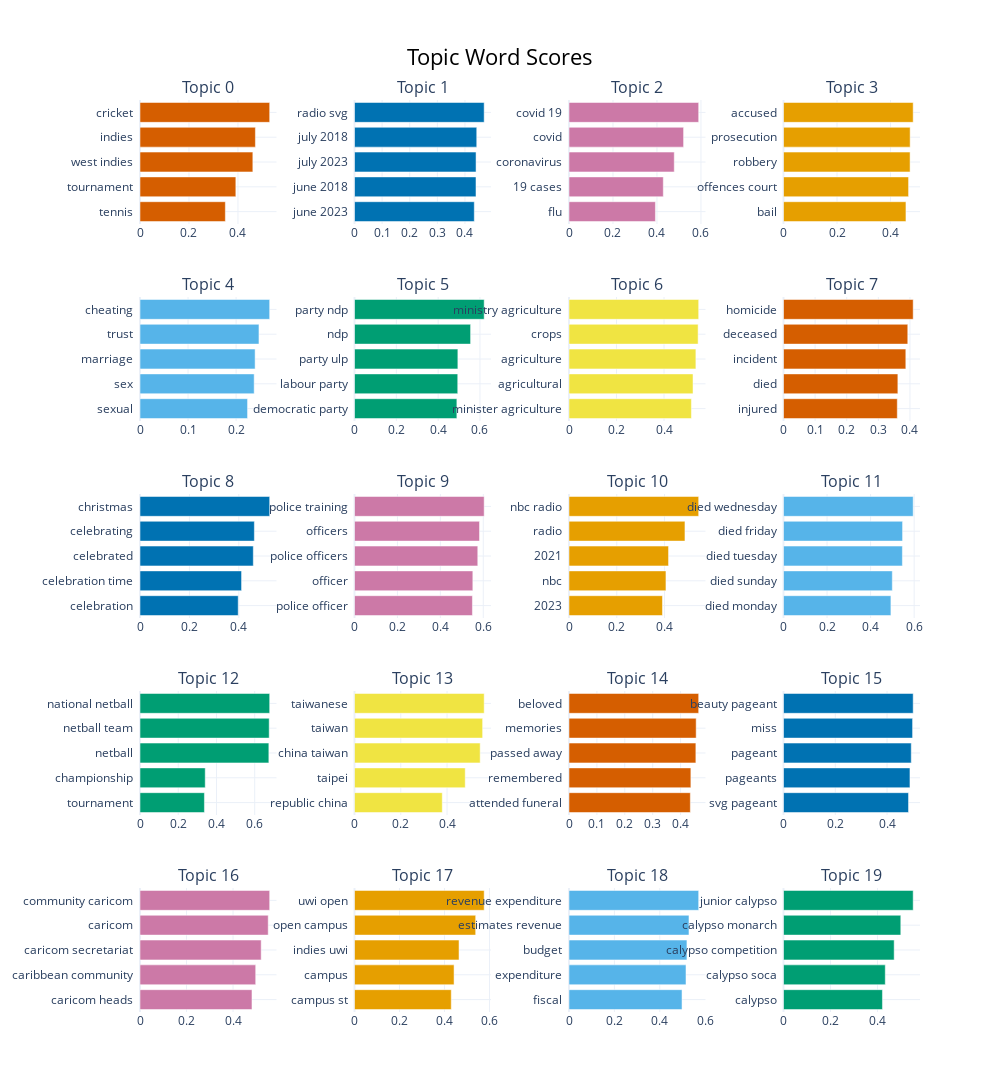

The notebook cell saved with this chart:
### Markdown cell above
### Topic model visual evaluation

### Code cell
topic_model.visualize_barchart(top_n_topics=20)

### Figure 1 — Plotly figure (JSON) as saved in the notebook; plotly's stock layout.template omitted (floating-point values rounded to 4 significant figures)
{"data": [{"marker": {"color": "#D55E00"}, "orientation": "h", "type": "bar", "x": [0.3485, 0.3913, 0.4607, 0.4712, 0.5294], "xaxis": "x", "y": ["tennis  ", "tournament  ", "west indies  ", "indies  ", "cricket  "], "yaxis": "y"}, {"marker": {"color": "#0072B2"}, "orientation": "h", "type": "bar", "x": [0.4337, 0.4399, 0.4401, 0.4426, 0.4695], "xaxis": "x2", "y": ["june 2023  ", "june 2018  ", "july 2023  ", "july 2018  ", "radio svg  "], "yaxis": "y2"}, {"marker": {"color": "#CC79A7"}, "orientation": "h", "type": "bar", "x": [0.3929, 0.4287, 0.4786, 0.5209, 0.5896], "xaxis": "x3", "y": ["flu  ", "19 cases  ", "coronavirus  ", "covid  ", "covid 19  "], "yaxis": "y3"}, {"marker": {"color": "#E69F00"}, "orientation": "h", "type": "bar", "x": [0.4577, 0.4675, 0.4731, 0.4734, 0.4847], "xaxis": "x4", "y": ["bail  ", "offences court  ", "robbery  ", "prosecution  ", "accused  "], "yaxis": "y4"}, {"marker": {"color": "#56B4E9"}, "orientation": "h", "type": "bar", "x": [0.2238, 0.2376, 0.2396, 0.2476, 0.2699], "xaxis": "x5", "y": ["sexual  ", "sex  ", "marriage  ", "trust  ", "cheating  "], "yaxis": "y5"}, {"marker": {"color": "#009E73"}, "orientation": "h", "type": "bar", "x": [0.4895, 0.4937, 0.4943, 0.5551, 0.6201], "xaxis": "x6", "y": ["democratic party  ", "labour party  ", "party ulp  ", "ndp  ", "party ndp  "], "yaxis": "y6"}, {"marker": {"color": "#F0E442"}, "orientation": "h", "type": "bar", "x": [0.5154, 0.5222, 0.5343, 0.5437, 0.546], "xaxis": "x7", "y": ["minister agriculture  ", "agricultural  ", "agriculture  ", "crops  ", "ministry agriculture  "], "yaxis": "y7"}, {"marker": {"color": "#D55E00"}, "orientation": "h", "type": "bar", "x": [0.3599, 0.3617, 0.3869, 0.3931, 0.4101], "xaxis": "x8", "y": ["injured  ", "died  ", "incident  ", "deceased  ", "homicide  "], "yaxis": "y8"}, {"marker": {"color": "#0072B2"}, "orientation": "h", "type": "bar", "x": [0.3975, 0.411, 0.4585, 0.4628, 0.5248], "xaxis": "x9", "y": ["celebration  ", "celebration time  ", "celebrated  ", "celebrating  ", "christmas  "], "yaxis": "y9"}, {"marker": {"color": "#CC79A7"}, "orientation": "h", "type": "bar", "x": [0.5495, 0.5514, 0.5744, 0.5825, 0.6043], "xaxis": "x10", "y": ["police officer  ", "officer  ", "police officers  ", "officers  ", "police training  "], "yaxis": "y10"}, {"marker": {"color": "#E69F00"}, "orientation": "h", "type": "bar", "x": [0.3914, 0.4059, 0.4168, 0.4855, 0.543], "xaxis": "x11", "y": ["2023  ", "nbc  ", "2021  ", "radio  ", "nbc radio  "], "yaxis": "y11"}, {"marker": {"color": "#56B4E9"}, "orientation": "h", "type": "bar", "x": [0.4933, 0.4998, 0.546, 0.5469, 0.5956], "xaxis": "x12", "y": ["died monday  ", "died sunday  ", "died tuesday  ", "died friday  ", "died wednesday  "], "yaxis": "y12"}, {"marker": {"color": "#009E73"}, "orientation": "h", "type": "bar", "x": [0.337, 0.3413, 0.6741, 0.6759, 0.6784], "xaxis": "x13", "y": ["tournament  ", "championship  ", "netball  ", "netball team  ", "national netball  "], "yaxis": "y13"}, {"marker": {"color": "#F0E442"}, "orientation": "h", "type": "bar", "x": [0.3793, 0.4785, 0.5431, 0.5537, 0.5604], "xaxis": "x14", "y": ["republic china  ", "taipei  ", "china taiwan  ", "taiwan  ", "taiwanese  "], "yaxis": "y14"}, {"marker": {"color": "#D55E00"}, "orientation": "h", "type": "bar", "x": [0.4349, 0.4369, 0.4547, 0.4559, 0.4648], "xaxis": "x15", "y": ["attended funeral  ", "remembered  ", "passed away  ", "memories  ", "beloved  "], "yaxis": "y15"}, {"marker": {"color": "#0072B2"}, "orientation": "h", "type": "bar", "x": [0.4829, 0.4884, 0.4935, 0.4986, 0.5009], "xaxis": "x16", "y": ["svg pageant  ", "pageants  ", "pageant  ", "miss  ", "beauty pageant  "], "yaxis": "y16"}, {"marker": {"color": "#CC79A7"}, "orientation": "h", "type": "bar", "x": [0.4813, 0.4974, 0.5209, 0.5511, 0.5574], "xaxis": "x17", "y": ["caricom heads  ", "caribbean community  ", "caricom secretariat  ", "caricom  ", "community caricom  "], "yaxis": "y17"}, {"marker": {"color": "#E69F00"}, "orientation": "h", "type": "bar", "x": [0.43, 0.4425, 0.4646, 0.5386, 0.5763], "xaxis": "x18", "y": ["campus st  ", "campus  ", "indies uwi  ", "open campus  ", "uwi open  "], "yaxis": "y18"}, {"marker": {"color": "#56B4E9"}, "orientation": "h", "type": "bar", "x": [0.498, 0.5154, 0.5195, 0.5285, 0.5713], "xaxis": "x19", "y": ["fiscal  ", "expenditure  ", "budget  ", "estimates revenue  ", "revenue expenditure  "], "yaxis": "y19"}, {"marker": {"color": "#009E73"}, "orientation": "h", "type": "bar", "x": [0.4213, 0.4333, 0.4712, 0.4993, 0.5521], "xaxis": "x20", "y": ["calypso  ", "calypso soca  ", "calypso competition  ", "calypso monarch  ", "junior calypso  "], "yaxis": "y20"}], "layout": {"annotations": [{"font": {"size": 16}, "showarrow": false, "text": "Topic 0", "x": 0.0875, "xanchor": "center", "xref": "paper", "y": 1.0, "yanchor": "bottom", "yref": "paper"}, {"font": {"size": 16}, "showarrow": false, "text": "Topic 1", "x": 0.3625, "xanchor": "center", "xref": "paper", "y": 1.0, "yanchor": "bottom", "yref": "paper"}, {"font": {"size": 16}, "showarrow": false, "text": "Topic 2", "x": 0.6375, "xanchor": "center", "xref": "paper", "y": 1.0, "yanchor": "bottom", "yref": "paper"}, {"font": {"size": 16}, "showarrow": false, "text": "Topic 3", "x": 0.9125, "xanchor": "center", "xref": "paper", "y": 1.0, "yanchor": "bottom", "yref": "paper"}, {"font": {"size": 16}, "showarrow": false, "text": "Topic 4", "x": 0.0875, "xanchor": "center", "xref": "paper", "y": 0.784, "yanchor": "bottom", "yref": "paper"}, {"font": {"size": 16}, "showarrow": false, "text": "Topic 5", "x": 0.3625, "xanchor": "center", "xref": "paper", "y": 0.784, "yanchor": "bottom", "yref": "paper"}, {"font": {"size": 16}, "showarrow": false, "text": "Topic 6", "x": 0.6375, "xanchor": "center", "xref": "paper", "y": 0.784, "yanchor": "bottom", "yref": "paper"}, {"font": {"size": 16}, "showarrow": false, "text": "Topic 7", "x": 0.9125, "xanchor": "center", "xref": "paper", "y": 0.784, "yanchor": "bottom", "yref": "paper"}, {"font": {"size": 16}, "showarrow": false, "text": "Topic 8", "x": 0.0875, "xanchor": "center", "xref": "paper", "y": 0.568, "yanchor": "bottom", "yref": "paper"}, {"font": {"size": 16}, "showarrow": false, "text": "Topic 9", "x": 0.3625, "xanchor": "center", "xref": "paper", "y": 0.568, "yanchor": "bottom", "yref": "paper"}, {"font": {"size": 16}, "showarrow": false, "text": "Topic 10", "x": 0.6375, "xanchor": "center", "xref": "paper", "y": 0.568, "yanchor": "bottom", "yref": "paper"}, {"font": {"size": 16}, "showarrow": false, "text": "Topic 11", "x": 0.9125, "xanchor": "center", "xref": "paper", "y": 0.568, "yanchor": "bottom", "yref": "paper"}, {"font": {"size": 16}, "showarrow": false, "text": "Topic 12", "x": 0.0875, "xanchor": "center", "xref": "paper", "y": 0.352, "yanchor": "bottom", "yref": "paper"}, {"font": {"size": 16}, "showarrow": false, "text": "Topic 13", "x": 0.3625, "xanchor": "center", "xref": "paper", "y": 0.352, "yanchor": "bottom", "yref": "paper"}, {"font": {"size": 16}, "showarrow": false, "text": "Topic 14", "x": 0.6375, "xanchor": "center", "xref": "paper", "y": 0.352, "yanchor": "bottom", "yref": "paper"}, {"font": {"size": 16}, "showarrow": false, "text": "Topic 15", "x": 0.9125, "xanchor": "center", "xref": "paper", "y": 0.352, "yanchor": "bottom", "yref": "paper"}, {"font": {"size": 16}, "showarrow": false, "text": "Topic 16", "x": 0.0875, "xanchor": "center", "xref": "paper", "y": 0.136, "yanchor": "bottom", "yref": "paper"}, {"font": {"size": 16}, "showarrow": false, "text": "Topic 17", "x": 0.3625, "xanchor": "center", "xref": "paper", "y": 0.136, "yanchor": "bottom", "yref": "paper"}, {"font": {"size": 16}, "showarrow": false, "text": "Topic 18", "x": 0.6375, "xanchor": "center", "xref": "paper", "y": 0.136, "yanchor": "bottom", "yref": "paper"}, {"font": {"size": 16}, "showarrow": false, "text": "Topic 19", "x": 0.9125, "xanchor": "center", "xref": "paper", "y": 0.136, "yanchor": "bottom", "yref": "paper"}], "height": 1250, "hoverlabel": {"bgcolor": "white", "font": {"family": "Rockwell", "size": 16}}, "showlegend": false, "title": {"font": {"color": "Black", "size": 22}, "text": "Topic Word Scores", "x": 0.5, "xanchor": "center", "yanchor": "top"}, "width": 1000, "xaxis": {"anchor": "y", "domain": [0, 0.175], "showgrid": true}, "xaxis10": {"anchor": "y10", "domain": [0.275, 0.45], "showgrid": true}, "xaxis11": {"anchor": "y11", "domain": [0.55, 0.725], "showgrid": true}, "xaxis12": {"anchor": "y12", "domain": [0.825, 1], "showgrid": true}, "xaxis13": {"anchor": "y13", "domain": [0, 0.175], "showgrid": true}, "xaxis14": {"anchor": "y14", "domain": [0.275, 0.45], "showgrid": true}, "xaxis15": {"anchor": "y15", "domain": [0.55, 0.725], "showgrid": true}, "xaxis16": {"anchor": "y16", "domain": [0.825, 1], "showgrid": true}, "xaxis17": {"anchor": "y17", "domain": [0, 0.175], "showgrid": true}, "xaxis18": {"anchor": "y18", "domain": [0.275, 0.45], "showgrid": true}, "xaxis19": {"anchor": "y19", "domain": [0.55, 0.725], "showgrid": true}, "xaxis2": {"anchor": "y2", "domain": [0.275, 0.45], "showgrid": true}, "xaxis20": {"anchor": "y20", "domain": [0.825, 1], "showgrid": true}, "xaxis3": {"anchor": "y3", "domain": [0.55, 0.725], "showgrid": true}, "xaxis4": {"anchor": "y4", "domain": [0.825, 1], "showgrid": true}, "xaxis5": {"anchor": "y5", "domain": [0, 0.175], "showgrid": true}, "xaxis6": {"anchor": "y6", "domain": [0.275, 0.45], "showgrid": true}, "xaxis7": {"anchor": "y7", "domain": [0.55, 0.725], "showgrid": true}, "xaxis8": {"anchor": "y8", "domain": [0.825, 1], "showgrid": true}, "xaxis9": {"anchor": "y9", "domain": [0, 0.175], "showgrid": true}, "yaxis": {"anchor": "x", "domain": [0.864, 1.0], "showgrid": true}, "yaxis10": {"anchor": "x10", "domain": [0.432, 0.568], "showgrid": true}, "yaxis11": {"anchor": "x11", "domain": [0.432, 0.568], "showgrid": true}, "yaxis12": {"anchor": "x12", "domain": [0.432, 0.568], "showgrid": true}, "yaxis13": {"anchor": "x13", "domain": [0.216, 0.352], "showgrid": true}, "yaxis14": {"anchor": "x14", "domain": [0.216, 0.352], "showgrid": true}, "yaxis15": {"anchor": "x15", "domain": [0.216, 0.352], "showgrid": true}, "yaxis16": {"anchor": "x16", "domain": [0.216, 0.352], "showgrid": true}, "yaxis17": {"anchor": "x17", "domain": [0, 0.136], "showgrid": true}, "yaxis18": {"anchor": "x18", "domain": [0, 0.136], "showgrid": true}, "yaxis19": {"anchor": "x19", "domain": [0, 0.136], "showgrid": true}, "yaxis2": {"anchor": "x2", "domain": [0.864, 1.0], "showgrid": true}, "yaxis20": {"anchor": "x20", "domain": [0, 0.136], "showgrid": true}, "yaxis3": {"anchor": "x3", "domain": [0.864, 1.0], "showgrid": true}, "yaxis4": {"anchor": "x4", "domain": [0.864, 1.0], "showgrid": true}, "yaxis5": {"anchor": "x5", "domain": [0.648, 0.784], "showgrid": true}, "yaxis6": {"anchor": "x6", "domain": [0.648, 0.784], "showgrid": true}, "yaxis7": {"anchor": "x7", "domain": [0.648, 0.784], "showgrid": true}, "yaxis8": {"anchor": "x8", "domain": [0.648, 0.784], "showgrid": true}, "yaxis9": {"anchor": "x9", "domain": [0.432, 0.568], "showgrid": true}}}
